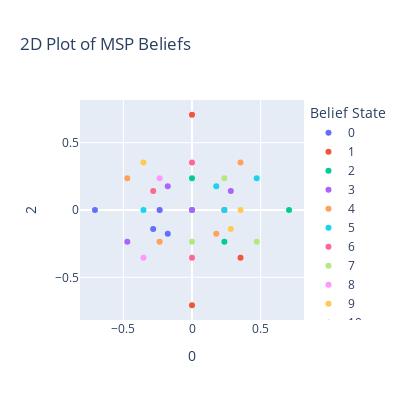

Notebook source saved alongside this figure:
### Code cell
beliefs_3d = vis_pca.transform(list(msp_belief_index.keys()))
colors = px.colors.qualitative.Light24 + px.colors.qualitative.Dark24 + px.colors.qualitative.Plotly

# make a 2d plot using the 0th and 1st dim of beliefs_3d
fig = px.scatter(beliefs_3d, x=0, y=2, 
                 color=[str(i) for i in list(msp_belief_index.values())],
                 title='2D Plot of MSP Beliefs',
                 labels={'x': 'PCA Dimension 1', 'y': 'PCA Dimension 2', 'color': 'Belief State'},
                 color_continuous_scale=colors,
                 size_max=1000)  # Increase the size of the dots

# Make the figure square
fig.update_layout(width=400, height=400)

fig.show()

### Figure 1 — Plotly figure (JSON) as saved in the notebook; plotly's stock layout.template omitted (floating-point values rounded to 4 significant figures)
{"data": [{"hovertemplate": "Belief State=0<br>0=%{x}<br>2=%{y}<extra></extra>", "legendgroup": "0", "marker": {"color": "#636efa", "symbol": "circle"}, "mode": "markers", "name": "0", "orientation": "v", "showlegend": true, "type": "scatter", "x": [-0.1768], "xaxis": "x", "y": [-0.1768], "yaxis": "y"}, {"hovertemplate": "Belief State=1<br>0=%{x}<br>2=%{y}<extra></extra>", "legendgroup": "1", "marker": {"color": "#EF553B", "symbol": "circle"}, "mode": "markers", "name": "1", "orientation": "v", "showlegend": true, "type": "scatter", "x": [0.2357], "xaxis": "x", "y": [-2.134e-17], "yaxis": "y"}, {"hovertemplate": "Belief State=2<br>0=%{x}<br>2=%{y}<extra></extra>", "legendgroup": "2", "marker": {"color": "#00cc96", "symbol": "circle"}, "mode": "markers", "name": "2", "orientation": "v", "showlegend": true, "type": "scatter", "x": [0.7071], "xaxis": "x", "y": [-3.313e-16], "yaxis": "y"}, {"hovertemplate": "Belief State=3<br>0=%{x}<br>2=%{y}<extra></extra>", "legendgroup": "3", "marker": {"color": "#ab63fa", "symbol": "circle"}, "mode": "markers", "name": "3", "orientation": "v", "showlegend": true, "type": "scatter", "x": [-0.4714], "xaxis": "x", "y": [-0.2357], "yaxis": "y"}, {"hovertemplate": "Belief State=4<br>0=%{x}<br>2=%{y}<extra></extra>", "legendgroup": "4", "marker": {"color": "#FFA15A", "symbol": "circle"}, "mode": "markers", "name": "4", "orientation": "v", "showlegend": true, "type": "scatter", "x": [0.3536], "xaxis": "x", "y": [0.3536], "yaxis": "y"}, {"hovertemplate": "Belief State=5<br>0=%{x}<br>2=%{y}<extra></extra>", "legendgroup": "5", "marker": {"color": "#19d3f3", "symbol": "circle"}, "mode": "markers", "name": "5", "orientation": "v", "showlegend": true, "type": "scatter", "x": [0.4714], "xaxis": "x", "y": [0.2357], "yaxis": "y"}, {"hovertemplate": "Belief State=6<br>0=%{x}<br>2=%{y}<extra></extra>", "legendgroup": "6", "marker": {"color": "#FF6692", "symbol": "circle"}, "mode": "markers", "name": "6", "orientation": "v", "showlegend": true, "type": "scatter", "x": [-2.519e-16], "xaxis": "x", "y": [0.3536], "yaxis": "y"}, {"hovertemplate": "Belief State=7<br>0=%{x}<br>2=%{y}<extra></extra>", "legendgroup": "7", "marker": {"color": "#B6E880", "symbol": "circle"}, "mode": "markers", "name": "7", "orientation": "v", "showlegend": true, "type": "scatter", "x": [0.4714], "xaxis": "x", "y": [-0.2357], "yaxis": "y"}, {"hovertemplate": "Belief State=8<br>0=%{x}<br>2=%{y}<extra></extra>", "legendgroup": "8", "marker": {"color": "#FF97FF", "symbol": "circle"}, "mode": "markers", "name": "8", "orientation": "v", "showlegend": true, "type": "scatter", "x": [-0.3536], "xaxis": "x", "y": [-0.3536], "yaxis": "y"}, {"hovertemplate": "Belief State=9<br>0=%{x}<br>2=%{y}<extra></extra>", "legendgroup": "9", "marker": {"color": "#FECB52", "symbol": "circle"}, "mode": "markers", "name": "9", "orientation": "v", "showlegend": true, "type": "scatter", "x": [0.3536], "xaxis": "x", "y": [-1.509e-16], "yaxis": "y"}, {"hovertemplate": "Belief State=10<br>0=%{x}<br>2=%{y}<extra></extra>", "legendgroup": "10", "marker": {"color": "#636efa", "symbol": "circle"}, "mode": "markers", "name": "10", "orientation": "v", "showlegend": true, "type": "scatter", "x": [-0.7071], "xaxis": "x", "y": [-1.232e-16], "yaxis": "y"}, {"hovertemplate": "Belief State=11<br>0=%{x}<br>2=%{y}<extra></extra>", "legendgroup": "11", "marker": {"color": "#EF553B", "symbol": "circle"}, "mode": "markers", "name": "11", "orientation": "v", "showlegend": true, "type": "scatter", "x": [0.3536], "xaxis": "x", "y": [-0.3536], "yaxis": "y"}, {"hovertemplate": "Belief State=12<br>0=%{x}<br>2=%{y}<extra></extra>", "legendgroup": "12", "marker": {"color": "#00cc96", "symbol": "circle"}, "mode": "markers", "name": "12", "orientation": "v", "showlegend": true, "type": "scatter", "x": [-1.577e-16], "xaxis": "x", "y": [0.2357], "yaxis": "y"}, {"hovertemplate": "Belief State=13<br>0=%{x}<br>2=%{y}<extra></extra>", "legendgroup": "13", "marker": {"color": "#ab63fa", "symbol": "circle"}, "mode": "markers", "name": "13", "orientation": "v", "showlegend": true, "type": "scatter", "x": [-0.1768], "xaxis": "x", "y": [0.1768], "yaxis": "y"}, {"hovertemplate": "Belief State=14<br>0=%{x}<br>2=%{y}<extra></extra>", "legendgroup": "14", "marker": {"color": "#FFA15A", "symbol": "circle"}, "mode": "markers", "name": "14", "orientation": "v", "showlegend": true, "type": "scatter", "x": [0.1768], "xaxis": "x", "y": [-0.1768], "yaxis": "y"}, {"hovertemplate": "Belief State=15<br>0=%{x}<br>2=%{y}<extra></extra>", "legendgroup": "15", "marker": {"color": "#19d3f3", "symbol": "circle"}, "mode": "markers", "name": "15", "orientation": "v", "showlegend": true, "type": "scatter", "x": [-0.3536], "xaxis": "x", "y": [-5.379e-17], "yaxis": "y"}, {"hovertemplate": "Belief State=16<br>0=%{x}<br>2=%{y}<extra></extra>", "legendgroup": "16", "marker": {"color": "#FF6692", "symbol": "circle"}, "mode": "markers", "name": "16", "orientation": "v", "showlegend": true, "type": "scatter", "x": [-4.086e-16], "xaxis": "x", "y": [-0.3536], "yaxis": "y"}, {"hovertemplate": "Belief State=17<br>0=%{x}<br>2=%{y}<extra></extra>", "legendgroup": "17", "marker": {"color": "#B6E880", "symbol": "circle"}, "mode": "markers", "name": "17", "orientation": "v", "showlegend": true, "type": "scatter", "x": [-2.622e-16], "xaxis": "x", "y": [-0.2357], "yaxis": "y"}, {"hovertemplate": "Belief State=18<br>0=%{x}<br>2=%{y}<extra></extra>", "legendgroup": "18", "marker": {"color": "#FF97FF", "symbol": "circle"}, "mode": "markers", "name": "18", "orientation": "v", "showlegend": true, "type": "scatter", "x": [-0.2357], "xaxis": "x", "y": [0.2357], "yaxis": "y"}, {"hovertemplate": "Belief State=19<br>0=%{x}<br>2=%{y}<extra></extra>", "legendgroup": "19", "marker": {"color": "#FECB52", "symbol": "circle"}, "mode": "markers", "name": "19", "orientation": "v", "showlegend": true, "type": "scatter", "x": [0.2828], "xaxis": "x", "y": [-0.1414], "yaxis": "y"}, {"hovertemplate": "Belief State=20<br>0=%{x}<br>2=%{y}<extra></extra>", "legendgroup": "20", "marker": {"color": "#636efa", "symbol": "circle"}, "mode": "markers", "name": "20", "orientation": "v", "showlegend": true, "type": "scatter", "x": [-0.2828], "xaxis": "x", "y": [-0.1414], "yaxis": "y"}, {"hovertemplate": "Belief State=21<br>0=%{x}<br>2=%{y}<extra></extra>", "legendgroup": "21", "marker": {"color": "#EF553B", "symbol": "circle"}, "mode": "markers", "name": "21", "orientation": "v", "showlegend": true, "type": "scatter", "x": [-5.343e-16], "xaxis": "x", "y": [0.7071], "yaxis": "y"}, {"hovertemplate": "Belief State=22<br>0=%{x}<br>2=%{y}<extra></extra>", "legendgroup": "22", "marker": {"color": "#00cc96", "symbol": "circle"}, "mode": "markers", "name": "22", "orientation": "v", "showlegend": true, "type": "scatter", "x": [3.053e-17], "xaxis": "x", "y": [2.948e-17], "yaxis": "y"}, {"hovertemplate": "Belief State=23<br>0=%{x}<br>2=%{y}<extra></extra>", "legendgroup": "23", "marker": {"color": "#ab63fa", "symbol": "circle"}, "mode": "markers", "name": "23", "orientation": "v", "showlegend": true, "type": "scatter", "x": [0.2828], "xaxis": "x", "y": [0.1414], "yaxis": "y"}, {"hovertemplate": "Belief State=24<br>0=%{x}<br>2=%{y}<extra></extra>", "legendgroup": "24", "marker": {"color": "#FFA15A", "symbol": "circle"}, "mode": "markers", "name": "24", "orientation": "v", "showlegend": true, "type": "scatter", "x": [-0.2357], "xaxis": "x", "y": [-0.2357], "yaxis": "y"}, {"hovertemplate": "Belief State=25<br>0=%{x}<br>2=%{y}<extra></extra>", "legendgroup": "25", "marker": {"color": "#19d3f3", "symbol": "circle"}, "mode": "markers", "name": "25", "orientation": "v", "showlegend": true, "type": "scatter", "x": [0.1768], "xaxis": "x", "y": [0.1768], "yaxis": "y"}, {"hovertemplate": "Belief State=26<br>0=%{x}<br>2=%{y}<extra></extra>", "legendgroup": "26", "marker": {"color": "#FF6692", "symbol": "circle"}, "mode": "markers", "name": "26", "orientation": "v", "showlegend": true, "type": "scatter", "x": [-0.2828], "xaxis": "x", "y": [0.1414], "yaxis": "y"}, {"hovertemplate": "Belief State=27<br>0=%{x}<br>2=%{y}<extra></extra>", "legendgroup": "27", "marker": {"color": "#B6E880", "symbol": "circle"}, "mode": "markers", "name": "27", "orientation": "v", "showlegend": true, "type": "scatter", "x": [0.2357], "xaxis": "x", "y": [0.2357], "yaxis": "y"}, {"hovertemplate": "Belief State=28<br>0=%{x}<br>2=%{y}<extra></extra>", "legendgroup": "28", "marker": {"color": "#FF97FF", "symbol": "circle"}, "mode": "markers", "name": "28", "orientation": "v", "showlegend": true, "type": "scatter", "x": [-0.2357], "xaxis": "x", "y": [-2.603e-17], "yaxis": "y"}, {"hovertemplate": "Belief State=29<br>0=%{x}<br>2=%{y}<extra></extra>", "legendgroup": "29", "marker": {"color": "#FECB52", "symbol": "circle"}, "mode": "markers", "name": "29", "orientation": "v", "showlegend": true, "type": "scatter", "x": [-0.3536], "xaxis": "x", "y": [0.3536], "yaxis": "y"}, {"hovertemplate": "Belief State=30<br>0=%{x}<br>2=%{y}<extra></extra>", "legendgroup": "30", "marker": {"color": "#636efa", "symbol": "circle"}, "mode": "markers", "name": "30", "orientation": "v", "showlegend": true, "type": "scatter", "x": [-0.2357], "xaxis": "x", "y": [4.978e-17], "yaxis": "y"}, {"hovertemplate": "Belief State=31<br>0=%{x}<br>2=%{y}<extra></extra>", "legendgroup": "31", "marker": {"color": "#EF553B", "symbol": "circle"}, "mode": "markers", "name": "31", "orientation": "v", "showlegend": true, "type": "scatter", "x": [-8.478e-16], "xaxis": "x", "y": [-0.7071], "yaxis": "y"}, {"hovertemplate": "Belief State=32<br>0=%{x}<br>2=%{y}<extra></extra>", "legendgroup": "32", "marker": {"color": "#00cc96", "symbol": "circle"}, "mode": "markers", "name": "32", "orientation": "v", "showlegend": true, "type": "scatter", "x": [0.2357], "xaxis": "x", "y": [-0.2357], "yaxis": "y"}, {"hovertemplate": "Belief State=33<br>0=%{x}<br>2=%{y}<extra></extra>", "legendgroup": "33", "marker": {"color": "#ab63fa", "symbol": "circle"}, "mode": "markers", "name": "33", "orientation": "v", "showlegend": true, "type": "scatter", "x": [-5.278e-17], "xaxis": "x", "y": [1.335e-17], "yaxis": "y"}, {"hovertemplate": "Belief State=34<br>0=%{x}<br>2=%{y}<extra></extra>", "legendgroup": "34", "marker": {"color": "#FFA15A", "symbol": "circle"}, "mode": "markers", "name": "34", "orientation": "v", "showlegend": true, "type": "scatter", "x": [-0.4714], "xaxis": "x", "y": [0.2357], "yaxis": "y"}, {"hovertemplate": "Belief State=35<br>0=%{x}<br>2=%{y}<extra></extra>", "legendgroup": "35", "marker": {"color": "#19d3f3", "symbol": "circle"}, "mode": "markers", "name": "35", "orientation": "v", "showlegend": true, "type": "scatter", "x": [0.2357], "xaxis": "x", "y": [-9.542e-17], "yaxis": "y"}], "layout": {"height": 400, "legend": {"title": {"text": "Belief State"}, "tracegroupgap": 0}, "title": {"text": "2D Plot of MSP Beliefs"}, "width": 400, "xaxis": {"anchor": "y", "domain": [0, 1], "title": {"text": "0"}}, "yaxis": {"anchor": "x", "domain": [0, 1], "title": {"text": "2"}}}}
